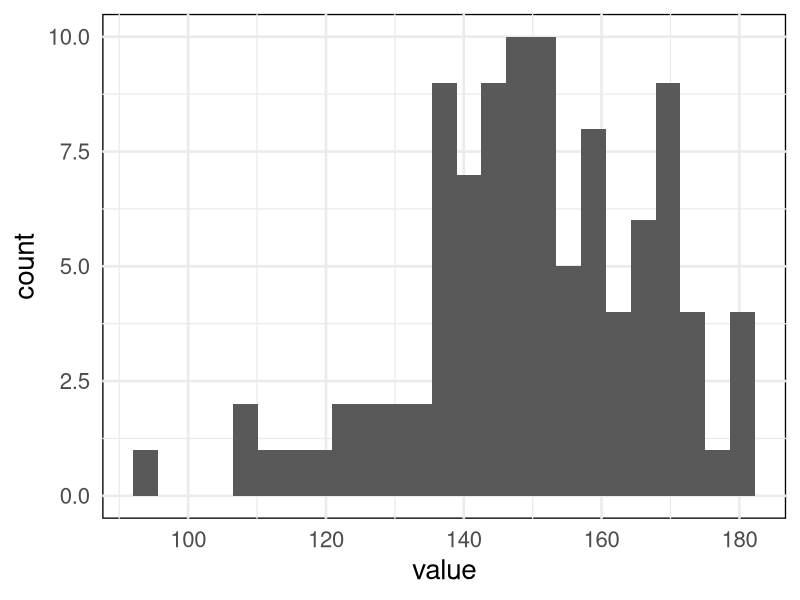
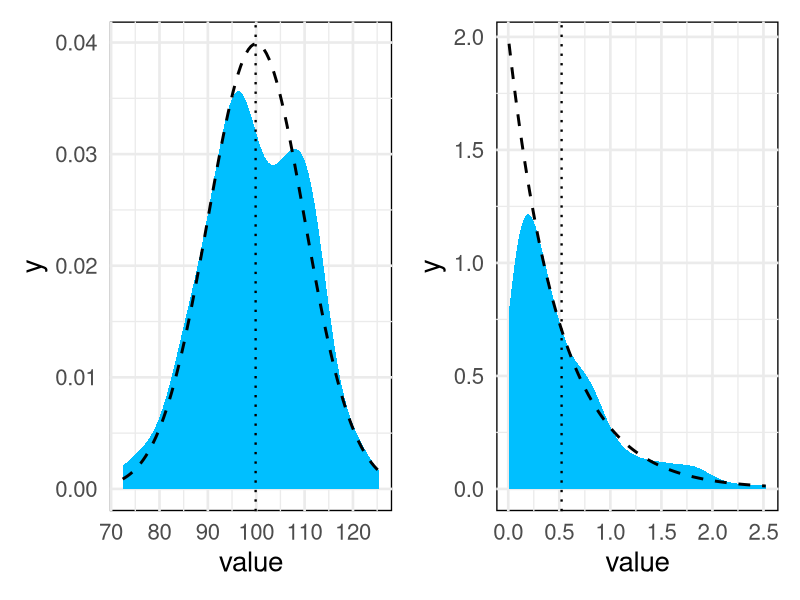

These figures' R source, in order:
## ---- chunk 1
#| message: false
#| echo: false
library('tidyverse', verbose = FALSE)
library('patchwork')
set.seed(463)
cust_theme <- function(){
    theme_minimal(base_size = 20) + 
    theme(panel.background = element_rect(fill = NA, color = 'black'))
}
## ---- chunk 2
#| echo: true
#| out-width: 50%
#| fig-align: center
data <- tibble(value = rnorm(100, 150, 20))
ggplot(data = data, mapping = aes(x = value)) + 
    geom_histogram(bins = 25) + 
    theme_minimal(base_size = 20) + 
    theme(panel.background = element_rect(fill = NA, color = 'black'))
## ---- chunk 3
#| echo: true
mean(data |> pull(value))
sd(data |> pull(value))
## ---- chunk 4
#| out-width: 50%
#| echo: false
#| fig-asp: 0.6
#| fig-align: center
n <- 200
rate = 2
data_exp <- tibble(value = rexp(n = n, rate = rate))
num_mean_exp <- mean(data_exp |> pull(value))
num_sd_exp <- var(data_exp |> pull(value))
real_mean_exp <- 1 / rate
data_norm <- tibble(value = rnorm(n = n, 100, 10))
num_mean_norm <- mean(data_norm |> pull(value))

p_norm <- ggplot(data = data_norm, mapping = aes(x = value)) + 
    geom_density(fill = 'deepskyblue', color = NA) + 
    cust_theme() + 
    geom_function(fun = dnorm, linetype = 'dashed', linewidth = 1, args = list(mean = 100, sd = 10)) + 
    geom_vline(xintercept = num_mean_norm, linewidth = 0.8, linetype = 3) 

p_exp <- ggplot(data = data_exp, mapping = aes(x = value)) + 
    geom_density(fill = 'deepskyblue', color = NA) + 
    cust_theme() + 
    geom_function(fun = dexp, linetype = 'dashed', linewidth = 1, args = list(rate = rate)) + 
    geom_vline(xintercept = num_mean_exp, linewidth = 0.8, linetype = 3) #+ 
    #geom_vline(xintercept = real_mean_exp, linewidth = 0.8, linetype = 5)


p_norm + p_exp
num_sd_exp
1 / rate**2
## ---- chunk 5
#| echo: true

#n_norm
